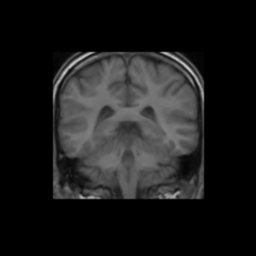
%> input picture data/256_MRI_z_109.png, 256 x 256 px
$ octave w2.m   (GNU Octave 9; MATLAB toolbox functions it lacks are replaced by stand-ins)
%> lines starting %> are read from the running program, lines starting %| are printed output that depends on the picture; in (x1, y1, x2, y2) boxes, pixels count from 0 and x2, y2 are one past the last pixel; in counts of white or black regions, pixels touching at a corner belong together; the program's own positions count from 1
close all;
clc;
clear;
A = imread('data\256_MRI_z_109.png');
%> A is the input picture: size 256x256 uint8; min 0, max 202, mean 26.7
subplot(221); imshow(A); title('Immagine di partenza');

% effetua denoising dell'immagine tramite median filtering a [2,2]
A = medfilt2(A,[2,2]);

% crea l'elemento morfologico strutturante
se = strel('disk',5);

% applica il filtering sull'immagine tramite disk di dimensione 5.
% imtophat esegue l'apertura morfologica e sottrae il risultato
% dall'immagine originale
imc = imtophat(A,se);
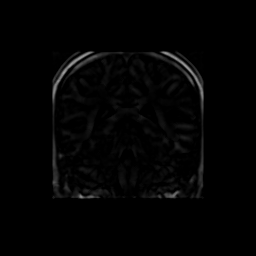
%> imc: size 256x256 uint8; min 0, max 153, mean 3.2
% applica il filtering sull'immagine tramite disk di dim. 5
% imbothat esegue la chiusura morfologica e sottrae il risultato
% dall'immagine originale
ima = imbothat(A,se);
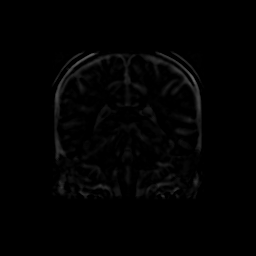
%> ima: size 256x256 uint8; min 0, max 96, mean 2.4

% eseguo il miglioramento del contrasto dell'immagine tramite top-hat e
% bottom-hat filtering
Ienh = imsubtract(imadd(imc,A),ima);
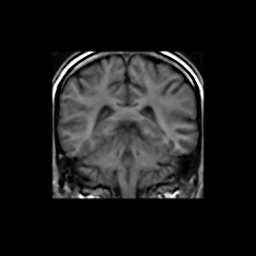
%> Ienh: size 256x256 uint8; min 0, max 255, mean 27.5

% estraggo l'immagine complementare
ic = imcomplement(Ienh);
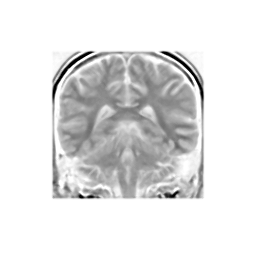
%> ic: size 256x256 uint8; min 0, max 255, mean 227.5

% la funzione seguente serve ad estrarre i minimi regionali dall'immagine
% 60 e' il valore minimo delle valli.
iem = imextendedmin(ic, 60);
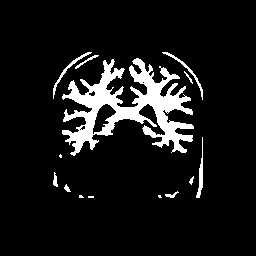
%> iem: size 256x256 logical; 9% white; 14 white regions (4 under 20 px), largest, box (x1, y1, x2, y2) and area: (62, 58, 194, 156) 5154, (196, 137, 203, 198) 163, (53, 52, 92, 99) 161

% impongo i minimi sull'immagine originale
iimp = imimposemin(ic,iem);
iimp = imcomplement(iimp);
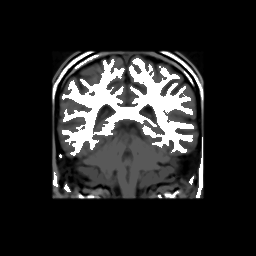
%> iimp: size 256x256 uint8; min 0, max 255, mean 38.5
subplot(222); imshow(Ienh); title('Immagine a contrasto migliorato');

Lrgb = label2rgb(iem, 'jet', 'k', 'shuffle');
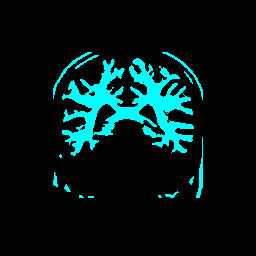
%> Lrgb: size 256x256x3 uint8; mean R, G, B 0, 23, 23
subplot(223), imshow(Lrgb), title('Valli evidenziate da imextendedmin()')

subplot(224), imshow(A), hold on
himage = imshow(Lrgb);

% il canale alfa permette di rendere trasparente le tonalità di colore
% dell'immagine Lrgb
set(himage, 'AlphaData', 0.2);
title('Immagine Lrgb sovraimposta \newline trasparentemente alla immagine originale')
